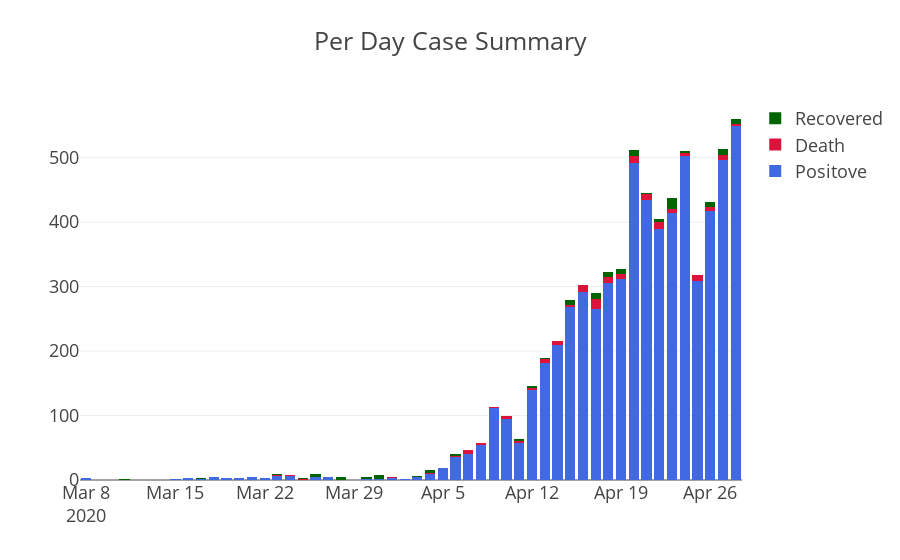

Notebook code cell kept with this figure:
### Markdown cell above
***Form 8th March 2020 when first covid-19 case was found up until 5th April 2020 our trend graph was pretty parallel. But from then the curve starts to get up exponentially until now. <br>Today we have encountered 549 positive cases. Which makes the total Covid-19 positive cases to 6462. Today we lost 3 souls which makes the total to 155. Most importantly 8 persons recovered from this corona virus which makes 138 fully cured patients.***

### Code cell
import plotly.graph_objects as go
dataset = pd.read_csv('covid-19-PerDayCaseSummaryBD.csv',parse_dates=["Date"])
dataset = dataset.reset_index()
animals=['giraffes', 'orangutans', 'monkeys']

fig = go.Figure(data=[
    go.Bar(name='Positove', x=dataset['Date'], y=dataset['Case'], marker_color = '#4169E1'),
    go.Bar(name='Death', x=dataset['Date'], y=dataset['Death'], marker_color = '#DC143C'),
    go.Bar(name='Recovered', x=dataset['Date'], y=dataset['Recovered'], marker_color = '#006400')
])
# Change the bar mode
fig.update_layout(barmode='stack',template="presentation",title_text='Per Day Case Summary')
fig.show()
